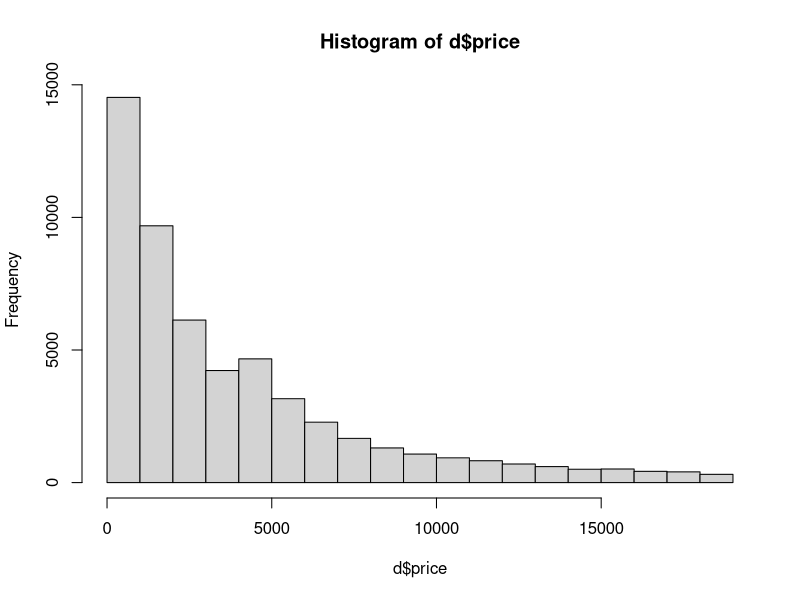
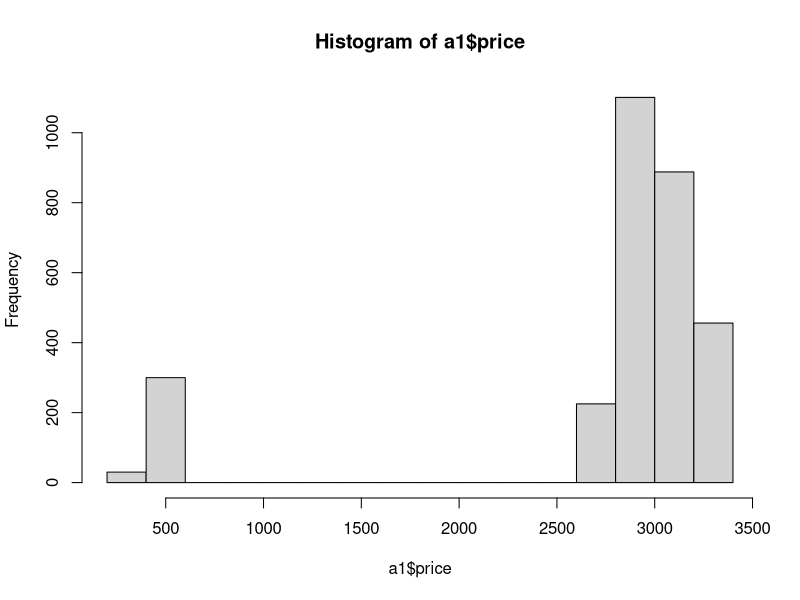
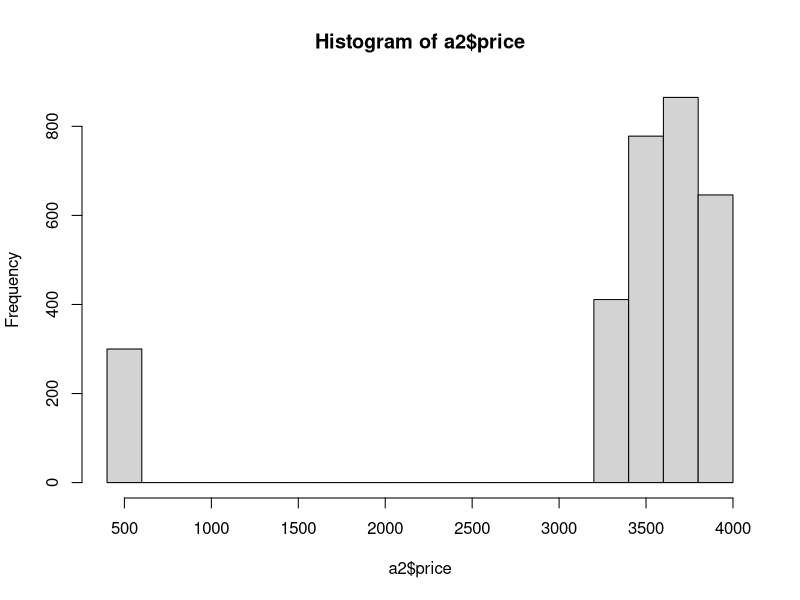
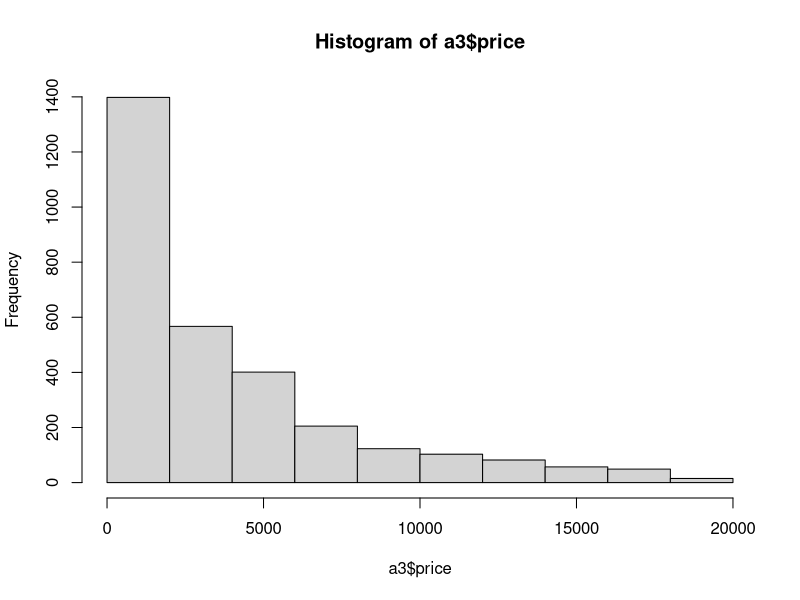
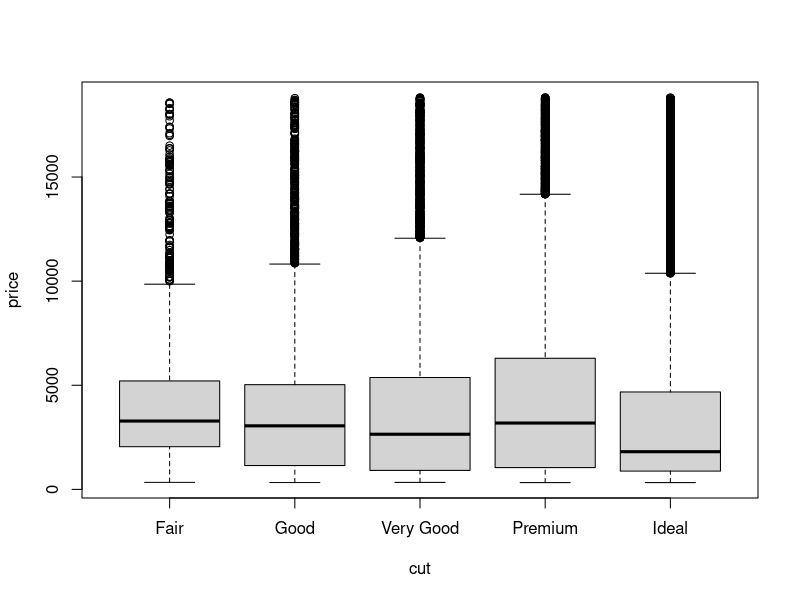
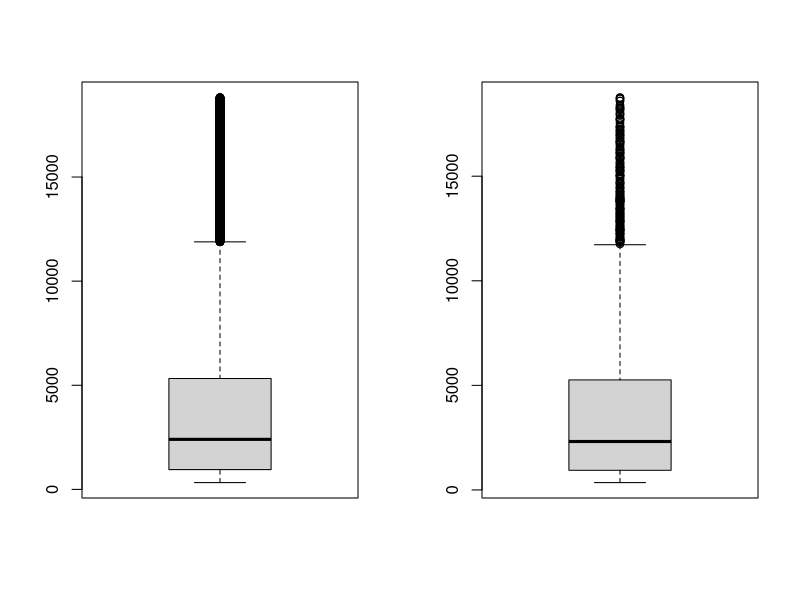
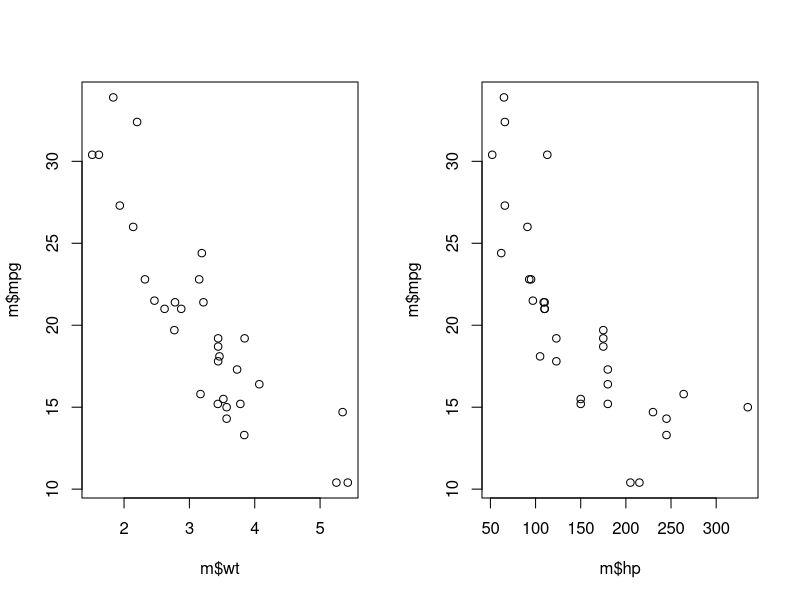

Write the R code that produced these figures, in order.
## ---- chunk 1
knitr::opts_chunk$set(echo = TRUE)
## ---- chunk 2
library(ggplot2)
d <- diamonds
## ---- chunk 3
a1 <- d[1:3000,] 
## ---- chunk 4
mean(d$price)
mean(a1$price)
## ---- chunk 5
median(d$price)
median(a1$price)
## ---- chunk 6
sd(d$price)
sd(a1$price)
## ---- chunk 7
a2 <- d[3001:6000,]
mean(d$price) 
mean(a1$price)
mean(a2$price)
median(d$price)
median(a1$price)
median(a2$price)
sd(d$price)
sd(a1$price)
sd(a2$price)
## ---- chunk 8
sample(3)
## ---- chunk 9
set.seed(33)
sample(3)
## ---- chunk 10
vn <- sample(53940)
## ---- chunk 11
a3 <- d[vn[1:3000],]
## ---- chunk 12
mean(a3$price)
median(a3$price)
sd(a3$price)
## ---- chunk 13
hist(d$price)
hist(a1$price)
hist(a2$price)
hist(a3$price)
## ---- chunk 14
boxplot(price~cut, data=d)
## ---- chunk 15
summary(d$price)
summary(a3$price)
## ---- chunk 16
par(mfrow=(c(1,2))) # para voltar ao normal par(mfrow=(c(1,1)))
boxplot(d$price)
boxplot(a3$price)
## ---- chunk 17
m <- mtcars
plot(m$mpg~m$wt)
## ---- chunk 18
cor(m$mpg, m$wt)
plot(m$mpg~m$hp)
## ---- chunk 19
cor(m)
